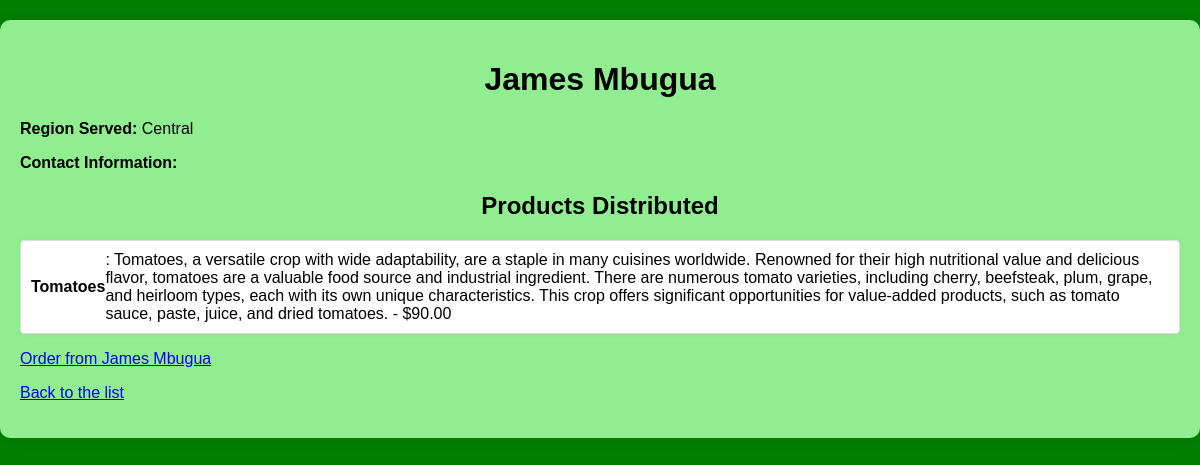
/distributor/3/, run on the app's committed database.
### main_app/models.py (models this page shows, shortened)
class Distributor(models.Model):
    name = models.CharField(max_length=100)
    region = models.CharField(max_length=100)

class Product(models.Model):
    name = models.CharField(max_length=100)
    description = models.TextField()
    price = models.DecimalField(max_digits=10, decimal_places=2)
    farmer = models.ForeignKey(Farmer, on_delete=models.SET_NULL, null=True, blank=True)
    processor = models.ForeignKey(Processor, on_delete=models.SET_NULL, null=True, blank=True)
    distributor = models.ForeignKey(Distributor, on_delete=models.SET_NULL, null=True, blank=True)

### main_app/views.py (the view)
# urls.py: path('distributor/<int:pk>/', views.distributor_detail, name='distributor_detail'),
def distributor_detail(request, pk):
    distributor = get_object_or_404(Distributor, pk=pk)
    return render(request, 'main_app/distributor_detail.html', {'distributor': distributor})

### main_app/templates/main_app/distributor_detail.html (shortened to what this page needs)
<!DOCTYPE html>
<html lang="en">
<head>
    {% load static %}
    <link rel="stylesheet" href="{% static 'main_app/css/styles.css' %}">
</head>
<body>
    <div class="container">
        <h1>{{ distributor.name }}</h1>
        <p><strong>Region Served:</strong> {{ distributor.region }}</p>
        <p><strong>Contact Information:</strong> {{ distributor.contact_info }}</p>
        <h2>Products Distributed</h2>
        {% if distributor.product_set.all %}
            <ul>
                {% for product in distributor.product_set.all %}
                    <li>
                        <strong>{{ product.name }}</strong>: {{ product.description }} - ${{ product.price }}
                    </li>
                {% endfor %}
            </ul>
        {% else %}
            <p>No products available from this distributor at the moment.</p>
        {% endif %}
        <a href="{% url 'order_distributor' distributor.id %}">Order from {{ distributor.name }}</a>
        <p><a href="{% url 'index' %}">Back to the list</a></p>
    </div>
</body>
</html>

### main_app/static/main_app/css/styles.css (style rules this page uses)
body { font-family: Arial, sans-serif; margin: 0; padding: 0; background-color: green; color: black; }
.container { max-width: 1200px; margin: 20px auto; padding: 20px; background-color: lightgreen; border-radius: 10px; box-shadow: 0 0 20px rgba(0, 0, 0, 0.1); }
h1, h2 { color: black; text-align: center; }
ul { list-style-type: none; padding: 0; }
li { margin: 5px 0; padding: 10px; background-color: #ffffff; border: 1px solid #ddd; border-radius: 4px; box-shadow: 0 0 5px rgba(0, 0, 0, 0.05); display: flex; align-items: center; }

### data on the page
Distributor: name "James Mbugua", region "Central"
Product: name "Tomatoes", description "Tomatoes, a versatile crop with wide adaptability, are a staple in many cuisines worldwide. Renowned for their high nutritional value and delicious flavor, tomatoes are a valuable food source and industrial ingredient. There are numerous tomato varieties, including cherry, beefsteak, plum, grape, and heirloom types, each with its own unique characteristics. This crop offers significant opportunities for value-added products, such as tomato sauce, paste, juice, and dried tomatoes.", price "90.00"
